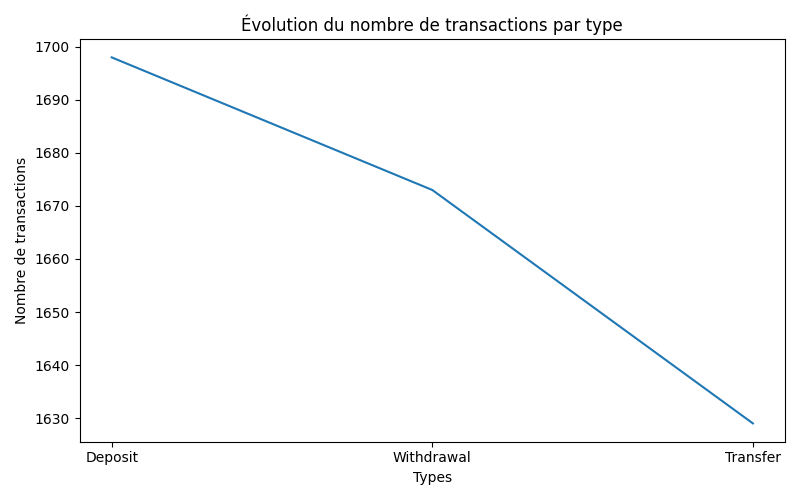

The Python source for this figure:
import pandas as pd
import matplotlib.pyplot as plt
import numpy as np
import seaborn as sns
from sqlalchemy import create_engine

engine = create_engine("postgresql://analyst:password123@localhost:5432/bank_analytics")

df = pd.read_sql('SELECT * FROM transactions', engine)

transactions_par_type = (
    df.groupby(["transaction_type"])["transaction_id"]
    .count()
    .reset_index(name="nb_transactions")
)

transactions_par_type = transactions_par_type.sort_values("nb_transactions", ascending=False)

plt.figure(figsize=(8, 5))
plt.plot(
    transactions_par_type["transaction_type"],
    transactions_par_type["nb_transactions"]
)

plt.title("Évolution du nombre de transactions par type")
plt.xlabel("Types")
plt.ylabel("Nombre de transactions")
plt.tight_layout()

plt.show()  
